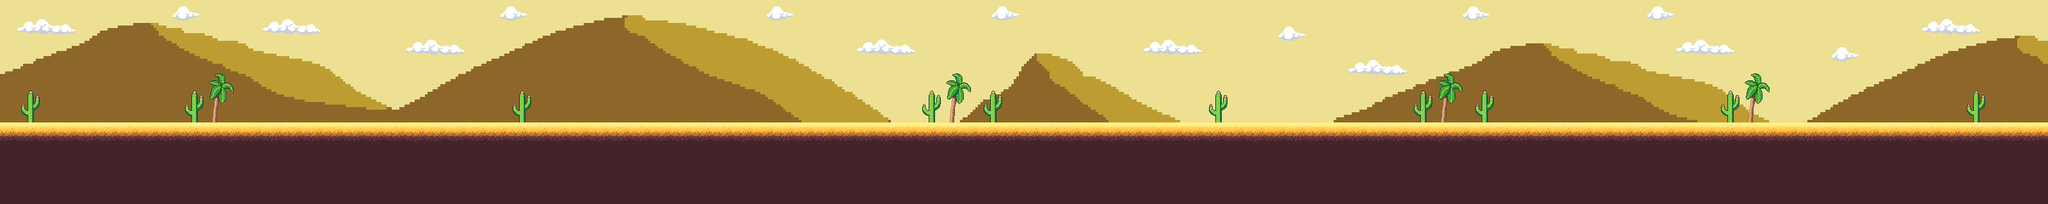

This is a level from a 2D game, rendered from its Tiled map with the project's own tilesets. A one-line summary and the map file follow, with tile-layer data summarised:
An orthogonal 100x10 tile map with 32x32 px tiles, 3 tile layers (Back, Background, Main), 5 tilesets.

<map version="1.10" tiledversion="1.10.2" orientation="orthogonal" renderorder="right-down" width="100" height="10" tilewidth="32" tileheight="32" infinite="0" nextlayerid="4" nextobjectid="1">
 <tileset firstgid="1" source="../Desert/tilesetsand.tsx" />
 <tileset firstgid="41" source="../Desert/desertFoliage.tsx" />
 <tileset firstgid="68" source="../Desert/BG2.tsx" />
 <tileset firstgid="2732" source="../Desert/BG1.tsx" />
 <tileset firstgid="5396" source="../Desert/Clouds.tsx" />
 <layer id="3" name="Back" width="100" height="10">
  <data>[1000 cells, 600 non-empty, 2 distinct tile ids]</data>
 </layer>
 <layer id="2" name="Background" width="100" height="10">
  <data>[1000 cells, 1000 non-empty, 712 distinct tile ids]</data>
 </layer>
 <layer id="1" name="Main" width="100" height="10">
  <data>[1000 cells, 524 non-empty, 20 distinct tile ids]</data>
 </layer>
</map>
